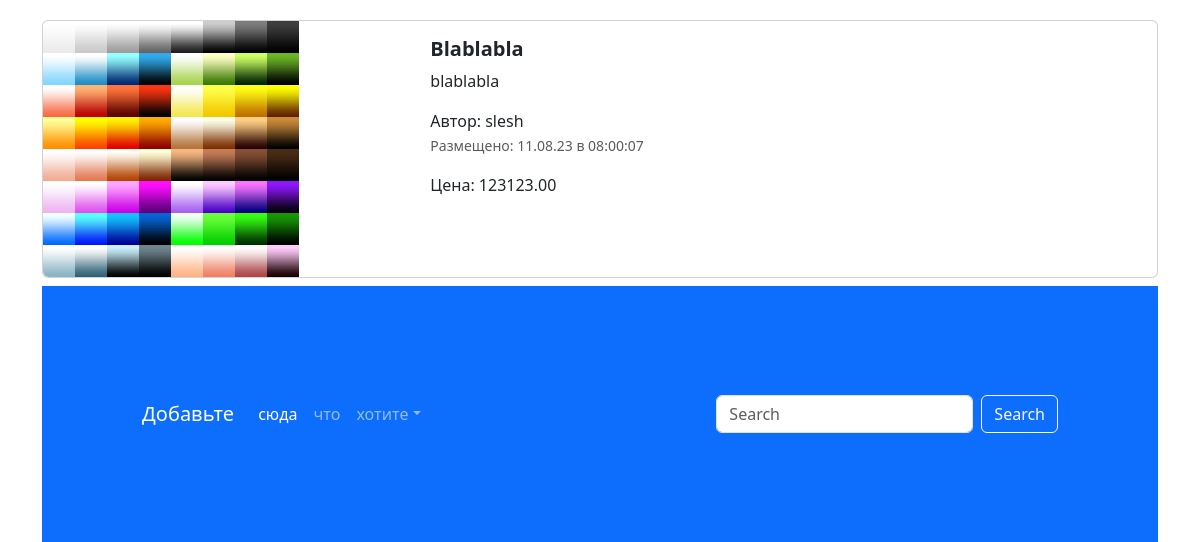
/ (lower part), run on an earlier commit of the app's database.
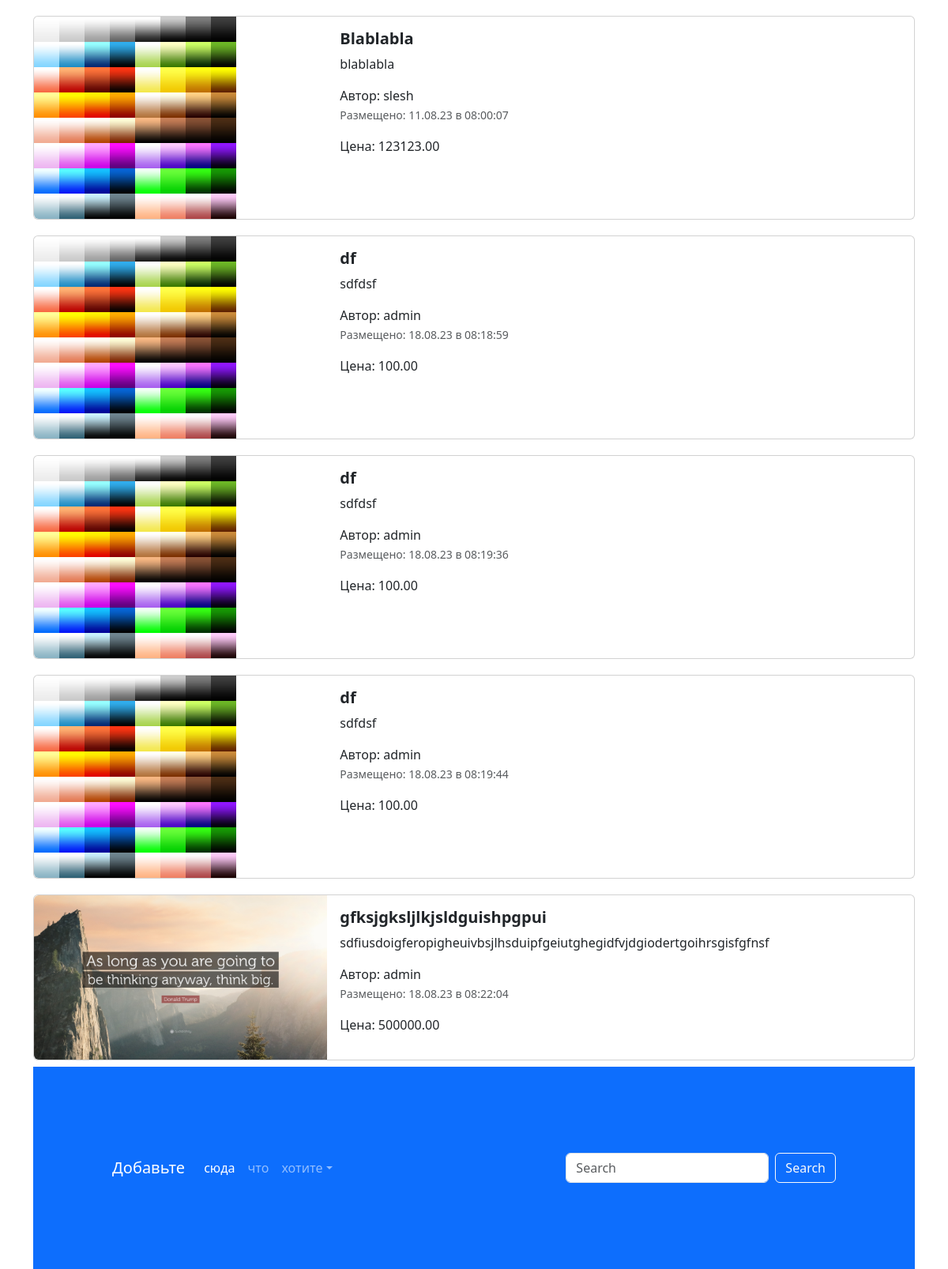
And on a later commit of the database.
### app_advertisements/models.py (models this page shows, shortened)
class Advertisement(models.Model):
    title = models.CharField("Заголовок", max_length=128)
    description = models.TextField("Описание")
    price = models.DecimalField("Цена", max_digits=12, decimal_places=2)
    auction = models.BooleanField("Торг")
    created_at = models.DateTimeField(auto_now_add=True) # auto_now_add - дает now время когда был создан элемент
    updated_at = models.DateTimeField(auto_now=True) # auto_now - при любом изменении
    user = models.ForeignKey(to=User, on_delete=models.CASCADE, verbose_name="Пользователь")
    image = models.ImageField(verbose_name="Изображение", upload_to = "advertisements/")
    class Meta:
        db_table = "advertisements"
    @admin.display(description="Дата создания")
    def created_date(self):
        from django.utils import timezone, html
        if self.created_at.date() == timezone.now().date():
            created_time = self.created_at.time().strftime("%H:%M:%S")
            return html.format_html(
                "<span style='color:green; font-weight: bold;'> Сегодня в {} </span>", created_time
            )
        return self.created_at.strftime("%d.%m.%y в %H:%M:%S")
    def get_absolute_url(self):
        return reverse("adv-detail", kwargs={'pk': self.pk})

### app_advertisements/views.py (the view)
# urls.py: path("", example, name = "main-page"),
def example(request):
    title = request.GET.get("query")
    if title:
        advertisements = Advertisement.objects.filter(title__icontains=title)
    else:
        advertisements = Advertisement.objects.all()
    context = {
        "advertisements": advertisements,
        "title": title
    }
    return render(request, "app_advertisements/index.html", context)

### templates/app_advertisements/index.html (shortened to what this page needs)
{% extends "base.html" %}
{% load static %}
  {% block content %}
  <div class="container">
    <div class="col">
      {% for adv in advertisements %}
        <div class="card mb-2" style="max-width: 1200px; margin-top: 20px;">
          <div class="row g-0">
            <div class="col-md-4">
              <a href="{{ adv.get_absolute_url }}" class="nav-link">
                <img src="{% if adv.image != '1' and adv.image %} {{ adv.image.url }} {% else %} {% static 'img/comercial.png' %} {% endif %}" class="img-fluid rounded-start" alt="Card title">
              </a>
            </div>
            <div class="col-md-8">
              <div class="card-body">
                <h5 class="card-title">
                  <a href="{{ adv.get_absolute_url }}" class="nav-link"><strong>{{ adv.title }}</strong></a>
                </h5>
                <a href="{{ adv.get_absolute_url }}" class="nav-link">
                  <p class="card-text">
                    {{ adv.description }}
                  </p>
                  <span>Автор: {{ adv.user }}</span>
                  <p class="card-text"><small class="text-muted">Размещено: {{ adv.created_date }}</small></p>
                  <span>Цена: {{ adv.price }}</span>
                </a>
              </div>
            </div>
          </div>
        </div>
      {% endfor %}
  </div>
  <footer style="padding: 100px;" class="bg-primary">
    <nav class="navbar navbar-expand-sm navbar-dark">
      <a class="navbar-brand" href="#">Добавьте</a>
      <div class="collapse navbar-collapse" id="collapsibleNavId">
        <ul class="navbar-nav me-auto mt-2 mt-lg-0">
          <li class="nav-item">
            <a class="nav-link active" href="#" aria-current="page">сюда</a>
          </li>
          <li class="nav-item">
            <a class="nav-link" href="#">что</a>
          </li>
          <li class="nav-item dropdown">
            <a class="nav-link dropdown-toggle" href="#" id="dropdownId" data-bs-toggle="dropdown" aria-haspopup="true"
               aria-expanded="false">хотите</a>
          </li>
        </ul>
        <form class="d-flex my-2 my-lg-0">
          <input class="form-control me-sm-2" type="text" placeholder="Search">
          <button class="btn btn-outline-light my-2 my-sm-0" type="submit">Search</button>
        </form>
      </div>
    </nav>
  </footer>
  {% endblock %}

What changed in the data, as far as the page shows it:
added Advertisement: image (picture), title "df", description "sdfdsf", user "admin", created_date "18.08.23 в 08:18:59", price "100.00"
added Advertisement: image (picture), title "df", description "sdfdsf", user "admin", created_date "18.08.23 в 08:19:36", price "100.00"
added Advertisement: image (picture), title "df", description "sdfdsf", user "admin", created_date "18.08.23 в 08:19:44", price "100.00"
added Advertisement: image (picture), title "gfksjgksljlkjsldguishpgpui", description "sdfiusdoigferopigheuivbsjlhsduipfgeiutghegidfvjdgiodertgoihrsgisfgfnsf", user "admin", created_date "18.08.23 в 08:22:04", price "500000.00"
